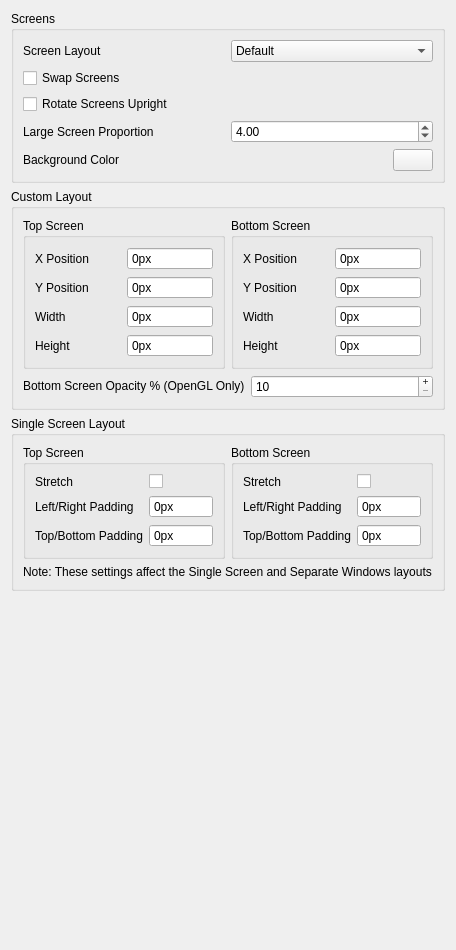
<?xml version="1.0" encoding="UTF-8"?>
<ui version="4.0">
 <class>ConfigureLayout</class>
 <widget class="QWidget" name="ConfigureLayout">
  <property name="geometry">
   <rect>
    <x>0</x>
    <y>0</y>
    <width>440</width>
    <height>950</height>
   </rect>
  </property>
  <property name="minimumSize">
   <size>
    <width>0</width>
    <height>0</height>
   </size>
  </property>
  <property name="windowTitle">
   <string>Form</string>
  </property>
  <layout class="QVBoxLayout" name="verticalLayout_2">
   <item>
    <widget class="QGroupBox" name="layout_group">
     <property name="enabled">
      <bool>true</bool>
     </property>
     <property name="title">
      <string>Screens</string>
     </property>
     <layout class="QVBoxLayout" name="verticalLayout_3">
      <item>
       <widget class="QWidget" name="widget_layout" native="true">
        <layout class="QHBoxLayout" name="screen_layout_group">
         <property name="leftMargin">
          <number>0</number>
         </property>
         <property name="topMargin">
          <number>0</number>
         </property>
         <property name="rightMargin">
          <number>0</number>
         </property>
         <property name="bottomMargin">
          <number>0</number>
         </property>
         <item>
          <widget class="QLabel" name="layout_label">
           <property name="text">
            <string>Screen Layout</string>
           </property>
          </widget>
         </item>
         <item>
          <widget class="QComboBox" name="layout_combobox">
           <item>
            <property name="text">
             <string>Default</string>
            </property>
           </item>
           <item>
            <property name="text">
             <string>Single Screen</string>
            </property>
           </item>
           <item>
            <property name="text">
             <string>Large Screen</string>
            </property>
           </item>
           <item>
            <property name="text">
             <string>Side by Side</string>
            </property>
           </item>
           <item>
            <property name="text">
             <string>Separate Windows</string>
            </property>
           </item>
           <item>
            <property name="text">
             <string>Hybrid Screen</string>
            </property>
           </item>
           <item>
            <property name="text">
             <string>Custom Layout</string>
            </property>
           </item>
          </widget>
         </item>
        </layout>
       </widget>
      </item>
      <item>
       <widget class="QCheckBox" name="toggle_swap_screen">
        <property name="text">
         <string>Swap Screens</string>
        </property>
       </widget>
      </item>
      <item>
       <widget class="QCheckBox" name="toggle_upright_screen">
        <property name="text">
         <string>Rotate Screens Upright</string>
        </property>
       </widget>
      </item>
      <item>
       <widget class="QWidget" name="widget" native="true">
        <layout class="QHBoxLayout" name="proportion_layout">
         <property name="leftMargin">
          <number>0</number>
         </property>
         <property name="topMargin">
          <number>0</number>
         </property>
         <property name="rightMargin">
          <number>0</number>
         </property>
         <property name="bottomMargin">
          <number>0</number>
         </property>
         <item>
          <widget class="QLabel" name="label_3">
           <property name="text">
            <string>Large Screen Proportion</string>
           </property>
          </widget>
         </item>
         <item>
          <widget class="QDoubleSpinBox" name="large_screen_proportion">
           <property name="minimum">
            <double>1.000000000000000</double>
           </property>
           <property name="maximum">
            <double>16.000000000000000</double>
           </property>
           <property name="value">
            <double>4.000000000000000</double>
           </property>
          </widget>
         </item>
        </layout>
       </widget>
      </item>
      <item>
       <widget class="QWidget" name="bg_color_group" native="true">
        <layout class="QHBoxLayout" name="bg_color_group_2">
         <property name="leftMargin">
          <number>0</number>
         </property>
         <property name="topMargin">
          <number>0</number>
         </property>
         <property name="rightMargin">
          <number>0</number>
         </property>
         <property name="bottomMargin">
          <number>0</number>
         </property>
         <item>
          <widget class="QLabel" name="bg_label">
           <property name="text">
            <string>Background Color</string>
           </property>
          </widget>
         </item>
         <item>
          <widget class="QPushButton" name="bg_button">
           <property name="maximumSize">
            <size>
             <width>40</width>
             <height>16777215</height>
            </size>
           </property>
          </widget>
         </item>
        </layout>
       </widget>
      </item>
     </layout>
    </widget>
   </item>
   <item>
    <widget class="QGroupBox" name="custom_layout_group">
     <property name="minimumSize">
      <size>
       <width>0</width>
       <height>0</height>
      </size>
     </property>
     <property name="title">
      <string>Custom Layout</string>
     </property>
     <layout class="QVBoxLayout" name="verticalLayout_5">
      <item>
       <layout class="QHBoxLayout" name="horizontalLayout_4">
        <item>
         <widget class="QGroupBox" name="gb_top_screen">
          <property name="title">
           <string>Top Screen</string>
          </property>
          <layout class="QGridLayout" name="gridLayout_2">
           <item row="0" column="0">
            <widget class="QLabel" name="lb_top_x">
             <property name="text">
              <string>X Position</string>
             </property>
            </widget>
           </item>
           <item row="0" column="1">
            <widget class="QSpinBox" name="custom_top_x">
             <property name="buttonSymbols">
              <enum>QAbstractSpinBox::NoButtons</enum>
             </property>
             <property name="suffix">
              <string>px</string>
             </property>
             <property name="maximum">
              <number>2147483647</number>
             </property>
            </widget>
           </item>
           <item row="1" column="0">
            <widget class="QLabel" name="lb_top_y">
             <property name="text">
              <string>Y Position</string>
             </property>
            </widget>
           </item>
           <item row="1" column="1">
            <widget class="QSpinBox" name="custom_top_y">
             <property name="buttonSymbols">
              <enum>QAbstractSpinBox::NoButtons</enum>
             </property>
             <property name="suffix">
              <string>px</string>
             </property>
             <property name="maximum">
              <number>2147483647</number>
             </property>
            </widget>
           </item>
           <item row="2" column="0">
            <widget class="QLabel" name="lb_top_width">
             <property name="text">
              <string>Width</string>
             </property>
            </widget>
           </item>
           <item row="2" column="1">
            <widget class="QSpinBox" name="custom_top_width">
             <property name="buttonSymbols">
              <enum>QAbstractSpinBox::NoButtons</enum>
             </property>
             <property name="suffix">
              <string>px</string>
             </property>
             <property name="maximum">
              <number>2147483647</number>
             </property>
            </widget>
           </item>
           <item row="3" column="0">
            <widget class="QLabel" name="lb_top_height">
             <property name="text">
              <string>Height</string>
             </property>
            </widget>
           </item>
           <item row="3" column="1">
            <widget class="QSpinBox" name="custom_top_height">
             <property name="buttonSymbols">
              <enum>QAbstractSpinBox::NoButtons</enum>
             </property>
             <property name="suffix">
              <string>px</string>
             </property>
             <property name="maximum">
              <number>2147483647</number>
             </property>
            </widget>
           </item>
          </layout>
         </widget>
        </item>
        <item>
         <widget class="QGroupBox" name="gb_bottom_screen">
          <property name="minimumSize">
           <size>
            <width>0</width>
            <height>0</height>
           </size>
          </property>
          <property name="title">
           <string>Bottom Screen</string>
          </property>
          <layout class="QGridLayout" name="gridLayout">
           <item row="0" column="0">
            <widget class="QLabel" name="lb_bottom_x">
             <property name="text">
              <string>X Position</string>
             </property>
            </widget>
           </item>
           <item row="0" column="1">
            <widget class="QSpinBox" name="custom_bottom_x">
             <property name="buttonSymbols">
              <enum>QAbstractSpinBox::NoButtons</enum>
             </property>
             <property name="suffix">
              <string>px</string>
             </property>
             <property name="maximum">
              <number>2147483647</number>
             </property>
            </widget>
           </item>
           <item row="1" column="0">
            <widget class="QLabel" name="lb_bottom_y">
             <property name="text">
              <string>Y Position</string>
             </property>
            </widget>
           </item>
           <item row="1" column="1">
            <widget class="QSpinBox" name="custom_bottom_y">
             <property name="buttonSymbols">
              <enum>QAbstractSpinBox::NoButtons</enum>
             </property>
             <property name="suffix">
              <string>px</string>
             </property>
             <property name="maximum">
              <number>2147483647</number>
             </property>
            </widget>
           </item>
           <item row="2" column="0">
            <widget class="QLabel" name="lb_bottom_width">
             <property name="text">
              <string>Width</string>
             </property>
            </widget>
           </item>
           <item row="2" column="1">
            <widget class="QSpinBox" name="custom_bottom_width">
             <property name="buttonSymbols">
              <enum>QAbstractSpinBox::NoButtons</enum>
             </property>
             <property name="suffix">
              <string>px</string>
             </property>
             <property name="maximum">
              <number>2147483647</number>
             </property>
            </widget>
           </item>
           <item row="3" column="0">
            <widget class="QLabel" name="lb_bottom_height">
             <property name="text">
              <string>Height</string>
             </property>
            </widget>
           </item>
           <item row="3" column="1">
            <widget class="QSpinBox" name="custom_bottom_height">
             <property name="buttonSymbols">
              <enum>QAbstractSpinBox::NoButtons</enum>
             </property>
             <property name="suffix">
              <string>px</string>
             </property>
             <property name="maximum">
              <number>2147483647</number>
             </property>
            </widget>
           </item>
          </layout>
         </widget>
        </item>
       </layout>
      </item>
      <item>
       <layout class="QHBoxLayout" name="horizontalLayout_3">
        <item>
         <widget class="QLabel" name="lb_opacity_second_layer">
          <property name="text">
           <string>&lt;html&gt;&lt;head/&gt;&lt;body&gt;&lt;p&gt;Bottom Screen Opacity % (OpenGL Only)&lt;/p&gt;&lt;/body&gt;&lt;/html&gt;</string>
          </property>
         </widget>
        </item>
        <item>
         <widget class="QSpinBox" name="new_custom_second_layer_opacity">
          <property name="buttonSymbols">
           <enum>QAbstractSpinBox::PlusMinus</enum>
          </property>
          <property name="minimum">
           <number>10</number>
          </property>
          <property name="maximum">
           <number>100</number>
          </property>
         </widget>
        </item>
       </layout>
      </item>
     </layout>
    </widget>
   </item>
   <item>
    <widget class="QGroupBox" name="single_screen_layout_config_group">
     <property name="minimumSize">
      <size>
       <width>0</width>
       <height>0</height>
      </size>
     </property>
     <property name="title">
      <string>Single Screen Layout</string>
     </property>
     <layout class="QVBoxLayout" name="verticalLayout_5">
      <item>
       <layout class="QHBoxLayout" name="horizontalLayout_4">
        <item>
         <widget class="QGroupBox" name="gb_top_screen_2">
          <property name="title">
           <string>Top Screen</string>
          </property>
          <layout class="QGridLayout" name="gridLayout_2">
           <item row="0" column="0">
            <widget class="QLabel" name="lb_top_stretch">
             <property name="text">
              <string>Stretch</string>
             </property>
            </widget>
           </item>
           <item row="1" column="1">
            <widget class="QSpinBox" name="screen_top_leftright_padding">
             <property name="buttonSymbols">
              <enum>QAbstractSpinBox::NoButtons</enum>
             </property>
             <property name="suffix">
              <string>px</string>
             </property>
             <property name="maximum">
              <number>2147483647</number>
             </property>
            </widget>
           </item>
           <item row="1" column="0">
            <widget class="QLabel" name="lb_top_leftright_padding">
             <property name="text">
              <string>Left/Right Padding</string>
             </property>
            </widget>
           </item>
           <item row="2" column="0">
            <widget class="QLabel" name="lb_top_topbottom_padding">
             <property name="text">
              <string>Top/Bottom Padding</string>
             </property>
            </widget>
           </item>
           <item row="2" column="1">
            <widget class="QSpinBox" name="screen_top_topbottom_padding">
             <property name="buttonSymbols">
              <enum>QAbstractSpinBox::NoButtons</enum>
             </property>
             <property name="suffix">
              <string>px</string>
             </property>
             <property name="maximum">
              <number>2147483647</number>
             </property>
            </widget>
           </item>
           <item row="0" column="1">
            <widget class="QCheckBox" name="screen_top_stretch">
             <property name="text">
              <string notr="true"/>
             </property>
            </widget>
           </item>
          </layout>
         </widget>
        </item>
        <item>
         <widget class="QGroupBox" name="gb_bottom_screen">
          <property name="minimumSize">
           <size>
            <width>0</width>
            <height>0</height>
           </size>
          </property>
          <property name="title">
           <string>Bottom Screen</string>
          </property>
          <layout class="QGridLayout" name="gridLayout">
           <item row="1" column="0">
            <widget class="QLabel" name="lb_bottom_leftright_padding">
             <property name="text">
              <string>Left/Right Padding</string>
             </property>
            </widget>
           </item>
           <item row="2" column="0">
            <widget class="QLabel" name="lb_bottom_topbottom_padding">
             <property name="text">
              <string>Top/Bottom Padding</string>
             </property>
            </widget>
           </item>
           <item row="1" column="1">
            <widget class="QSpinBox" name="screen_bottom_leftright_padding">
             <property name="buttonSymbols">
              <enum>QAbstractSpinBox::NoButtons</enum>
             </property>
             <property name="suffix">
              <string>px</string>
             </property>
             <property name="maximum">
              <number>2147483647</number>
             </property>
            </widget>
           </item>
           <item row="2" column="1">
            <widget class="QSpinBox" name="screen_bottom_topbottom_padding">
             <property name="buttonSymbols">
              <enum>QAbstractSpinBox::NoButtons</enum>
             </property>
             <property name="suffix">
              <string>px</string>
             </property>
             <property name="maximum">
              <number>2147483647</number>
             </property>
            </widget>
           </item>
           <item row="0" column="0">
            <widget class="QLabel" name="lb_bottom_stretch">
             <property name="text">
              <string>Stretch</string>
             </property>
            </widget>
           </item>
           <item row="0" column="1">
            <widget class="QCheckBox" name="screen_bottom_stretch">
             <property name="text">
              <string notr="true"/>
             </property>
            </widget>
           </item>
          </layout>
         </widget>
        </item>
       </layout>
      </item>
      <item>
       <layout class="QHBoxLayout" name="horizontalLayout_2">
        <item>
         <widget class="QLabel" name="label">
          <property name="text">
           <string>Note: These settings affect the Single Screen and Separate Windows layouts</string>
          </property>
         </widget>
        </item>
       </layout>
      </item>
     </layout>
>>>>>>> b2607fd99 (citra_qt: Remove scroll bar from Layout and Enhancements tabs):src/citra_qt/configuration/configure_layout.ui
    </widget>
   </item>
   <item>
    <spacer name="verticalSpacer">
     <property name="orientation">
      <enum>Qt::Vertical</enum>
     </property>
     <property name="sizeHint" stdset="0">
      <size>
       <width>20</width>
       <height>270</height>
      </size>
     </property>
    </spacer>
   </item>
  </layout>
 </widget>
 <tabstops>
  <tabstop>layout_combobox</tabstop>
  <tabstop>toggle_swap_screen</tabstop>
  <tabstop>toggle_upright_screen</tabstop>
  <tabstop>large_screen_proportion</tabstop>
  <tabstop>bg_button</tabstop>
 </tabstops>
 <resources/>
 <connections/>
</ui>
